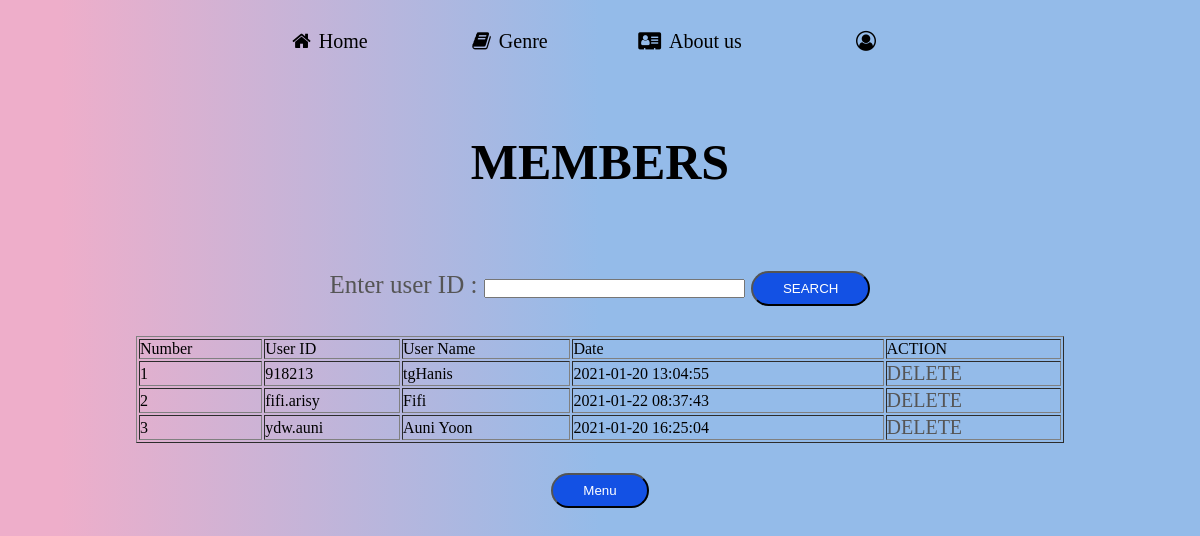
Page /ListBorrower.php on the committed database.
### tables this page shows
CREATE TABLE `user` (
  `userID` varchar(10) NOT NULL,
  `userName` varchar(100) NOT NULL,
  `userPass` varchar(100) NOT NULL,
  `address` text NOT NULL,
  `email` varchar(50) NOT NULL,
  `dateCreated` timestamp NOT NULL DEFAULT current_timestamp()
);

### ListBorrower.php (the view, shortened to what this page needs)
<!doctype html>
<head>
<link rel="stylesheet" href="navbar.css">
<link rel="stylesheet" href="https://stackpath.bootstrapcdn.com/font-awesome/4.7.0/css/font-awesome.min.css">
<?php
$connect = mysqli_connect("localhost", "root", "", "bibliophilelibrary");
?>
</head>
<body class="colorbody">
<div class="contain">
    <div class="navbar">
	<ul>
	<li class="active">
	<a href="adminBookView.php"><i class="fa fa-home"></i>Home</a></li>
    <li><a href="adminBookView.php"><i class="fa fa-book"></i>Genre</a>
	 </li>
	<li><a href="About Us.html"><i class="fa fa-address-card" ></i>About us</a></li>
	 <li><a href="#"><i class="fa fa-user-circle-o"></i>
	 </li>
	</ul>
   </div>
	<?php
   $userID = "";
   $sql = "SELECT * FROM user WHERE  userID LIKE '".$userID."%'";
   $query = mysqli_query($connect,$sql) or die(mysqli_error());
?>
    <center>
	<h1>MEMBERS</h1>
	<form class="display" action="ListBorrower.php" method="post" name="frmSearch">
	<p>Enter user ID :
	<input name="txtuserID"  type="text" size="30" maxlength="10"/>
	<input class="btn" name="Search" type="submit" value="SEARCH"/>
	</p>
	</form>
	<table width="80%" border="1">
	<tr>
		<td>Number</td>
		<td>User ID</td>
		<td>User Name</td>
		<td>Date</td>
		<td>ACTION</td>
	</tr>
	<?php
      $x=1;
      while($row = mysqli_fetch_array($query))
	  {
	?>
		<tr>
		<td><?php echo $x;?></td>
		<td><?php echo $row["userID"]?></td>
		<td><?php echo $row["userName"]?></td>
		<td><?php echo $row["dateCreated"]?></td>
		<td><a href ="deleteuser.php?userID=<?php echo $row["userID"];?>">DELETE</a></td>
		</tr>
	<?php
        $x++;
		}
	?>
	</table>
	<form action="adminMainPage.php">
    <button class="btn">Menu</button>
    </form>
	</center>
   </div>
   </body>
   </html>

### navbar.css (style rules this page uses)
* { margin:0; padding:0; }
body { background-position:center; box-sizing: border-box; background-color: rgb(238,174,202); background: linear-gradient(90deg, rgba(238,174,202,1) 5%, rgba(148,187,233,1) 50%); }
.contain { max-width: 2000px; margin: auto; padding-left: 20px; padding-right: 20px; }
.navbar { text-align:center; }
.navbar ul { display :inline-flex; list-style: none; color:#B2D9EA; }
.navbar ul li { width:120px; margin:15px; padding:15px; }
a { text-decoration: none; color:#555; font-size:20px; }
p { color: #555; }
.navbar ul li a { text-decoration:none; color:#000000; }
.active,.navbar ul li:hover { background:transparent; border-radius:3px; }
.navbar .fa { margin-right: 8px; }

### ListBorrower.php (style rules this page uses)
h1 { margin:50px 50px; font-family: "Lucida Handwriting",cursive; font-size : 50px; }
P { font-size : 25px; }
.btn { display:inline-block; background: #1351E4; color:#FFFFFF; padding:8px 30px; margin:30px 0; border-radius:30px; transition:background 0.5s; }

### rows in the picture
user: userID "918213", userName "tgHanis", dateCreated "2021-01-20 13:04:55"
user: userID "fifi.arisy", userName "Fifi", dateCreated "2021-01-22 08:37:43"
user: userID "ydw.auni", userName "Auni Yoon", dateCreated "2021-01-20 16:25:04"
